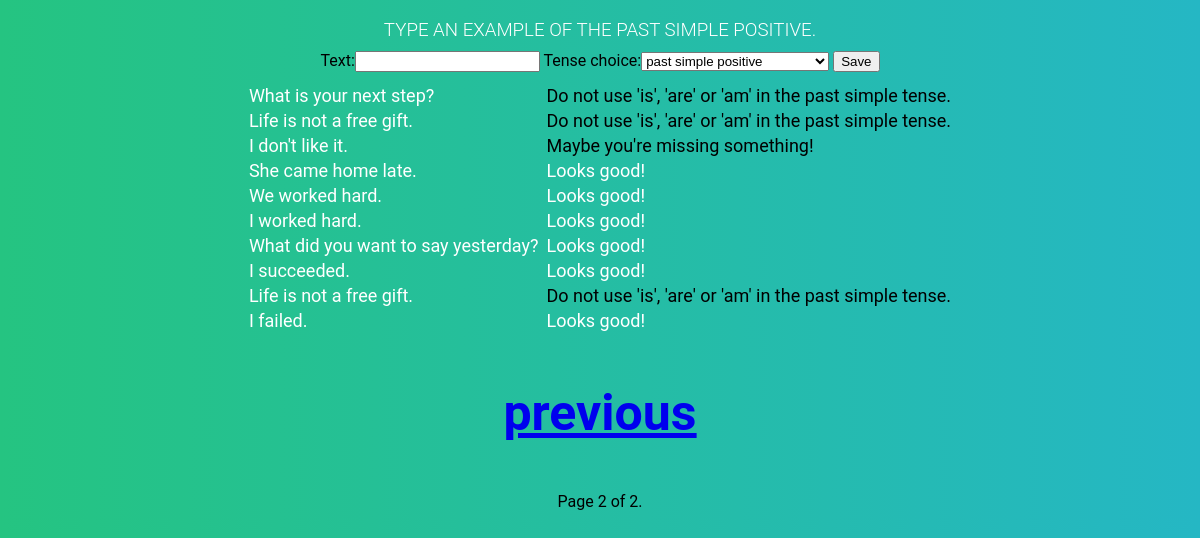
Screenshot of /?page=2 with the database file from the repository.
### tense_check/models.py (models this page shows)
class Sentence(models.Model):
    text = models.CharField(max_length=50)
    test_res_pass = models.CharField(max_length=50, default='', blank=True)
    test_res_fail = models.CharField(max_length=50, default='', blank=True)
    TENSE_CHOICES = (
        ('past simple positive', 'past simple positive'),
        ('past simple negative', 'past simple negative'),
        ('past simple yes-no question', 'past simple yes-no question'),
    )
    tense_choice = models.CharField(max_length=50, choices=TENSE_CHOICES, default='past simple positive',
                                    null=True, blank=True)
    pub_date = models.DateTimeField(default=timezone.now)
    def __str__(self):
        return self.text
    class Meta:
        ordering = ['-pub_date']

### tense_check/views.py (the view)
# urls.py: url(r'', views.home, name='home'),
def home(request):
    sentences = Sentence.objects.all()
    if request.method == 'POST':
        form = SentenceForm(request.POST)
        if form.is_valid():
            sentence_new = form.save(commit=False)
            text = sentence_new.text
            text = text[:-1]
            text = text.split()
            i = len(text) - 1
            in_verbs_one = 'was'
            in_verbs_two = 'were'
            in_verbs_three = 'had'
            in_verbs_four = 'has'
            in_verbs_five = 'have'
            in_verbs_six = 'is'
            in_verbs_seven = 'are'
            in_verbs_eight = 'am'
            if sentence_new.tense_choice == 'past simple positive':
                if in_verbs_one in text:
                    sentence_new.test_res_fail += "Don't use 'was' or 'were' in past simple."
                elif i == 0:
                    sentence_new.test_res_fail += 'Too short!'
                elif in_verbs_two in text:
                    sentence_new.test_res_fail += "Don't use 'was' or 'were' in past simple."
                elif in_verbs_four in text:
                    sentence_new.test_res_fail += "Don't use 'has' or 'have' in past simple."
                elif in_verbs_five in text:
                    sentence_new.test_res_fail += "Don't use 'has' or 'have' in past simple."
                elif in_verbs_six in text:
                    sentence_new.test_res_fail += "Don't use 'is', 'are' or 'am' in past simple."
                elif in_verbs_seven in text:
                    sentence_new.test_res_fail += "Don't use 'is', 'are' or 'am' in past simple."
                elif in_verbs_eight in text:
                    sentence_new.test_res_fail += "Don't use 'is', 'are' or 'am' in past simple."
                elif in_verbs_three in text:
                    if i == 1:
                        if text[1] in preLis2:
                            sentence_new.test_res_fail += "Don't use 'had + ed-form of verb'!"
                        else:
                            sentence_new.test_res_fail += 'Maybe you\'re missing the object!'
                    if i == 2:
                        if text[2] in preLis2:
                            sentence_new.test_res_fail += "Don't use 'had + ed-form of verb' in past simple."
                        else:
                            sentence_new.test_res_pass += 'Looks good!'
                    if i == 3:
                        if text[2] in preLis2:
                            sentence_new.test_res_fail += "Don't use 'had + ed-form of verb' in past simple."
                        elif text[3] in preLis2:
                            sentence_new.test_res_fail += "Don't use 'had + ed-form of verb' in past simple."
                        else:
                            sentence_new.test_res_pass += 'Looks good!'
                    if i >= 4:
                        if text[2] in preLis2:
                            sentence_new.test_res_fail += "Don't use 'had + ed-form of verb' in past simple."
                        elif text[3] in preLis2:
                            sentence_new.test_res_fail += "Don't use 'had + ed-form of verb' in past simple."
                        elif text[4] in preList:
                            sentence_new.test_res_fail += "Don't use 'had + ed-form of verb' in past simple."
                        else:
                            sentence_new.test_res_pass += 'Looks good!'
                else:
                    if i == 1:
                        if text[1] in preList:
                            sentence_new.test_res_pass += "Looks good!"
                        else:
                            sentence_new.test_res_fail += 'Maybe you\'re missing something!'
                    if i == 2:
                        if text[1] in preList:
                            sentence_new.test_res_pass += "Looks good!"
                        elif text[2] in preList:
                            sentence_new.test_res_pass += "Looks good!"
                        else:
                            sentence_new.test_res_fail += 'Maybe you\'re missing something!'
                    if i == 3:
                        if text[1] in preList:
                            sentence_new.test_res_pass += "Looks good!"
                        elif text[2] in preList:
                            sentence_new.test_res_pass += "Looks good!"
                        elif text[3] in preList:
                            sentence_new.test_res_pass += "Looks good!"
                        else:
                            sentence_new.test_res_fail += 'Maybe you\'re missing something!'
                    if i >= 4:
                        if text[1] in preList:
                            sentence_new.test_res_pass += "Looks good!"
                        elif text[2] in preList:
                            sentence_new.test_res_pass += "Looks good!"
                        elif text[3] in preList:
                            sentence_new.test_res_pass += "Looks good!"
                        elif text[4] in preList:
                            sentence_new.test_res_pass += "Looks good!"
                        else:
                            sentence_new.test_res_fail += 'Maybe you\'re missing something!'
            sentence_new.save()
            return HttpResponseRedirect('home')
    else:
        form = SentenceForm()
    paginator = Paginator(sentences, 20)
    page = request.GET.get('page')
    try:
        sentences = paginator.page(page)
    except PageNotAnInteger:
        sentences = paginator.page(1)
    except EmptyPage:
        sentences = paginator.page(paginator.num_pages)
        return render(request, 'home.html', {'sentences': sentences})
    return render(request, 'home.html', {'sentences': sentences, 'form': form})

### tense_check/forms.py
class SentenceForm(ModelForm):
    class Meta:
        model = Sentence
        fields = ['text', 'tense_choice']

### templates/home.html (shortened to what this page needs)
<!DOCTYPE html>
<html lang="en">
<head>
    {% load static %}
    <link rel="stylesheet" href="{% static 'tense_check/css/home.css' %}">
</head>
<body style="background: -webkit-linear-gradient(left, #25c481, #25b7c4); background: linear-gradient(to right, #25c481, #25b7c4);
font-family: 'Roboto', sans-serif;">
    <div id="container">
    <div align="center">
    <h3 style="color: #fff; text-transform: uppercase; font-weight: 300; text-align: center; margin-bottom: 10px;">Type an example of the past simple positive.</h3>
<div style="margin-bottom: 10px"><form method="post" action="">
        {{ form }}
        <input type="submit" value="Save">
    </form>
</div>
    </div>
    <div align="center">
    <table id="table1">
    {% for sentence in sentences %}
        <tr>
        <td id="text"; style="font-size: 18px; color: #fff; padding-right: 5px">{{ sentence }}</td>
            {% if sentence.test_res_pass %}
        <td style="color: #fff; font-size: 18px">{{ sentence.test_res_pass }}</td>
            {% else %}
         <td style="color: #000; font-size: 18px">{{ sentence.test_res_fail }}</td>
            {% endif %}
         </tr>
    {% endfor %}
    </table>
    <div class="pagination"; style="margin-top: 15px">
    <span class="step-links">
        {% if sentences.has_previous %}
            <a href="?page={{ sentences.previous_page_number }}"><h3 style="font-size: 50px";>previous</h3></a>
        {% endif %}
        <span class="current">
            Page {{ sentences.number }} of {{ sentences.paginator.num_pages }}.
        </span>
    </span>
    </div>
    </div>
    </div>
</body>
</html>

### static/tense_check/css/home.css (style rules this page uses)
body { background: -webkit-linear-gradient(left, #25c481, #25b7c4); background: linear-gradient(to right, #25c481, #25b7c4); font-family: 'Roboto', sans-serif; }

### rows the page displays
Sentence: text "What is your next step?", test_res_fail "Do not use 'is', 'are' or 'am' in the past simple tense."
Sentence: text "Life is not a free gift.", test_res_fail "Do not use 'is', 'are' or 'am' in the past simple tense."
Sentence: text "I don't like it.", test_res_fail "Maybe you're missing something!"
Sentence: text "She came home late.", test_res_pass "Looks good!"
Sentence: text "We worked hard.", test_res_pass "Looks good!"
Sentence: text "I worked hard.", test_res_pass "Looks good!"
Sentence: text "What did you want to say yesterday?", test_res_pass "Looks good!"
Sentence: text "I succeeded.", test_res_pass "Looks good!"
Sentence: text "Life is not a free gift.", test_res_fail "Do not use 'is', 'are' or 'am' in the past simple tense."
Sentence: text "I failed.", test_res_pass "Looks good!"

### other values shown
{{ sentences.number }} "2"
{{ sentences.paginator.num_pages }} "2"
